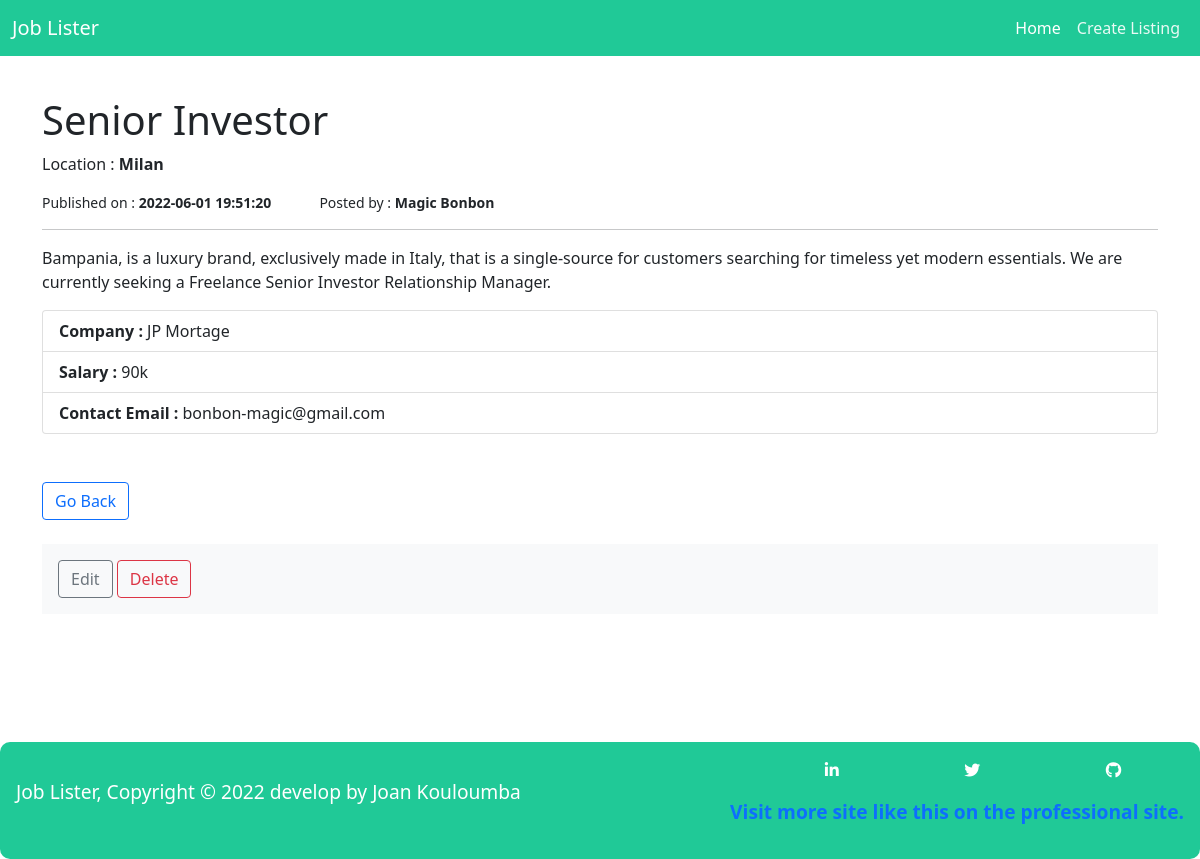
Page /job.php?id=1 on the committed database.
### tables this page shows
CREATE TABLE `jobs` (
  `id` int(11) NOT NULL,
  `category_id` int(11) NOT NULL,
  `company` varchar(255) NOT NULL,
  `job_title` varchar(255) NOT NULL,
  `description` varchar(255) NOT NULL,
  `salary` varchar(255) NOT NULL,
  `location` varchar(255) NOT NULL,
  `contact_user` varchar(255) NOT NULL,
  `contact_email` varchar(255) NOT NULL,
  `post_date` timestamp NOT NULL DEFAULT current_timestamp()
);

### lib/Template.php (called while the page is built, shortened)
<?php
class Template
{
    protected $template;
    public function __construct($template)
    {
        $this->template = $template;
    }
    public function __toString()
    {
        include basename($this->template);
        return ob_get_clean();
    }
}

### lib/Database.php (called while the page is built, shortened)
<?php
class Database
{
    private $host = DB_HOST;
    private $user = DB_USER;
    private $pass = DB_PASS;
    private $dbname = DB_NAME;
    private $dbh;
    private $stmt;
    private $charset = "utf8mb4";
    public function __construct()
    {
        $dsn = "mysql:host=" . $this->host . ";dbname=". $this->dbname . ";charset=". $this->charset;
        $options = array(
            PDO::ATTR_PERSISTENT=> true,
            PDO::ATTR_ERRMODE => PDO::ERRMODE_EXCEPTION
        );
        try{
            $this->dbh = new PDO($dsn, $this->user, $this->pass, $options);
        } catch(PDOException $e){
            $this->error = $e->getMessage();
        }
    }
    public function query($query)
    {
        $this->stmt = $this->dbh->prepare($query);
    }
    public function bind($param, $value, $type=null)
    {
        if(is_null($type)){
            switch(true){
                default:
                    $type = PDO::PARAM_STR;
            }
        }
        $this->stmt->bindValue($param, $value, $type);
    }
    public function execute()
    {
        return $this->stmt->execute();
    }
    public function single()
    {
        $this->execute();
        return $this->stmt->fetch(PDO::FETCH_OBJ);
    }
}

### lib/Job.php (called while the page is built, shortened)
<?php
class Job
{
    private $db;
    public function __construct()
    {
        $this->db = new Database;
    }
    public function getJob($id)
    {
        $this->db->query("SELECT * FROM jobs WHERE id = :id");
        $this->db->bind(':id', $id);
        $row = $this->db->single();
        return $row;
    }
}

### templates/job-single.php (the view, shortened to what this page needs)
<?php include 'inc/header.php'; ?>
<div class="mt-5 pt-5 container">
    <h1 class="page-header"><?php echo $job->job_title; ?></h1>
    <p>Location : <strong><?php echo $job->location; ?></strong></p>
    <div class="d-flex flex-column flex-md-row">
        <small class="me-5">Published on : <strong><?php echo $job->post_date; ?></strong></small>
        <small>Posted by : <strong><?php echo $job->contact_user; ?></strong></small>
    </div>
    <hr>
    <p><?php echo $job->description; ?></p>
    <ul class="list-group">
        <li class="list-group-item"><strong>Company : </strong><?php echo $job->company; ?></li>
        <li class="list-group-item"><strong>Salary : </strong><?php echo $job->salary; ?></li>
        <li class="list-group-item"><strong>Contact Email : </strong><?php echo $job->contact_email; ?></li>
    </ul>
    <br>
    <br>
    <a class="btn btn-outline-primary" href="index.php">Go Back</a>
    <br>
    <br>
    <div class="bg-light p-3 crudBtn">
        <a href="edit.php?id=<?php echo $job->id; ?>" class="btn btn-outline-secondary">Edit</a>
        <form style="display:inline;" method="post" action="job.php">
            <input type="submit" name="submit" class="btn btn-outline-danger" value="Delete">
        </form>
    </div>
</div>
<!--
<br>
<br>
<?php print_r($job); ?> -->
<?php include 'inc/footer.php'; ?>

### job.php (shortened to what this page needs)
<?php
$job = new Job;
$template = new Template('templates/job-single.php');
$job_id = isset($_GET['id']) ? $_GET['id'] : null;
$template->job = $job->getJob($job_id);
echo $template;

### templates/inc/header.php (shortened to what this page needs)
<!DOCTYPE html>
<html>
    <head>
        <link rel="stylesheet" href="bootswatch/bootstrap.min.css">
        <link href="https://cdn.jsdelivr.net/npm/bootstrap@5.0.2/dist/css/bootstrap.min.css" rel="stylesheet">
        <link rel="stylesheet" href="css/style.css">
    </head>
    <body>
        <nav class="navbar navbar-expand-md navbar-dark fixed-top">
            <div class="container-fluid">
                <a class="navbar-brand" href="index.php"><?php echo SITE_TITLE; ?></a>
                    <div class="collapse navbar-collapse justify-content-end " id="navbarCollapse">
                        <ul class="navbar-nav mb-2 mb-md-0 ">
                            <li class="nav-item">
                                <a class="nav-link active" aria-current="page" href="index.php">Home</a>
                            </li>
                            <li class="nav-item">
                                <a class="nav-link" href="create.php">Create Listing</a>
                            </li>
                        </ul>
                    </div>
            </div>
        </nav>

### templates/inc/footer.php (shortened to what this page needs)
    <footer class="footer">
      <p>Job Lister, Copyright &copy; 2022 develop by Joan Kouloumba</p>
      <div>
        <ul class="social-media">
          <li>
            <a
              href="https://www.linkedin.com/in/joan-kouloumba-570a7680/"
              target="_blank"
              ><i class="fa-brands fa-linkedin-in"></i
            ></a>
          </li>
          <li>
            <a href="https://twitter.com/joanKouloumba" target="_blank"
              ><i class="fa-brands fa-twitter"></i
            ></a>
          </li>
          <li>
            <a href="https://github.com/jokoul" target="_blank"
              ><i class="fa-brands fa-github"></i
            ></a>
          </li>
        </ul>
        <p>
          <a
            href="https://joan-kouloumba.in/professional-site/index.html#achievements"
            >Visit more site like this on the professional site.</a
          >
        </p>
      </div>
    </footer>
    </body>
</html>

### css/style.css (style rules this page uses)
:root { --bs-blue: #0d6efd; --bs-indigo: #6610f2; --bs-purple: #6f42c1; --bs-pink: #d63384; --bs-red: #dc3545; --bs-orange: #fd7e14; --bs-yellow: #ffc107; --bs-green: #198754; --bs-teal: #20c997; --bs-cyan: #0dcaf0; --bs-white: #fff; --bs-gray: #6c757d; --bs-gray-dark: #343a40; --bs-primary: #0d6efd; --bs-secondary: #6c757d; --bs-success: #198754; --bs-info: #0dcaf0; --bs-warning: #ffc107; --bs-danger: #dc3545; --bs-light: #f8f9fa; --bs-dark: #212529; --bs-font-sans-serif: system-ui, -apple-system, "Segoe UI", Roboto, "Helvetica Neue", Arial, "Noto Sans", "Liberation Sans", sans-serif, "Apple Color Emoji", "Segoe UI Emoji", "Segoe UI Symbol", "Noto Color Emoji"; --bs-font-monospace: SFMono-Regular, Menlo, Monaco, Consolas, "Liberation Mono", "Courier New", monospace; --bs-gradient: linear-gradient( 180deg, rgba(255, 255, 255, 0.15), rgba(255, 255, 255, 0) ); }
nav { background-color: #20c997; }
.navbar-dark .navbar-nav .nav-link { color: rgba(255, 255, 255, 0.9); }
.bg-light { background-color: #f8f9fa !important; }
body { margin: 0; font-family: var(--bs-font-sans-serif); font-size: 1rem; font-weight: 400; line-height: 1.5; color: #212529; background-color: #fff; -webkit-text-size-adjust: 100%; -webkit-tap-highlight-color: transparent; }
.crudBtn { margin-bottom: 8rem; }
.footer { height: auto; display: flex; justify-content: space-between; align-items: center; background: linear-gradient(#20c997, #20c997); background: -webkit-linear-gradient(#20c997, #20c997); background: -moz-linear-gradient(#20c997, #20c997); background: -o-linear-gradient(#20c997, #20c997); border-radius: 10px; padding: 1rem; margin-top: 3rem; position: relative; bottom: 0; width: 100%; }
.footer p { font-size: 1.2rem; color: white; text-align: center; }
footer div { margin-left: 2rem; }
.footer p a { text-decoration: none; color: #0d6efd; font-weight: 600; }
.footer ul { display: flex; justify-content: space-around; align-items: center; color: #5d12e7 !important; margin-bottom: 1rem; }
.footer ul li a { color: white; }
.footer ul li { transition: all 0.2s; list-style-type: none; }

### rows in the picture
jobs: job_title "Senior Investor", location "Milan", post_date "2022-06-01 19:51:20", contact_user "Magic Bonbon", description "Bampania, is a luxury brand, exclusively made in Italy, that is a single-source for customers searching for timeless yet modern essentials. We are currently seeking a Freelance Senior Investor Relationship Manager.", company "JP Mortage", salary "90k", contact_email "bonbon-magic@gmail.com"

### other values in the picture
SITE_TITLE "Job Lister"
